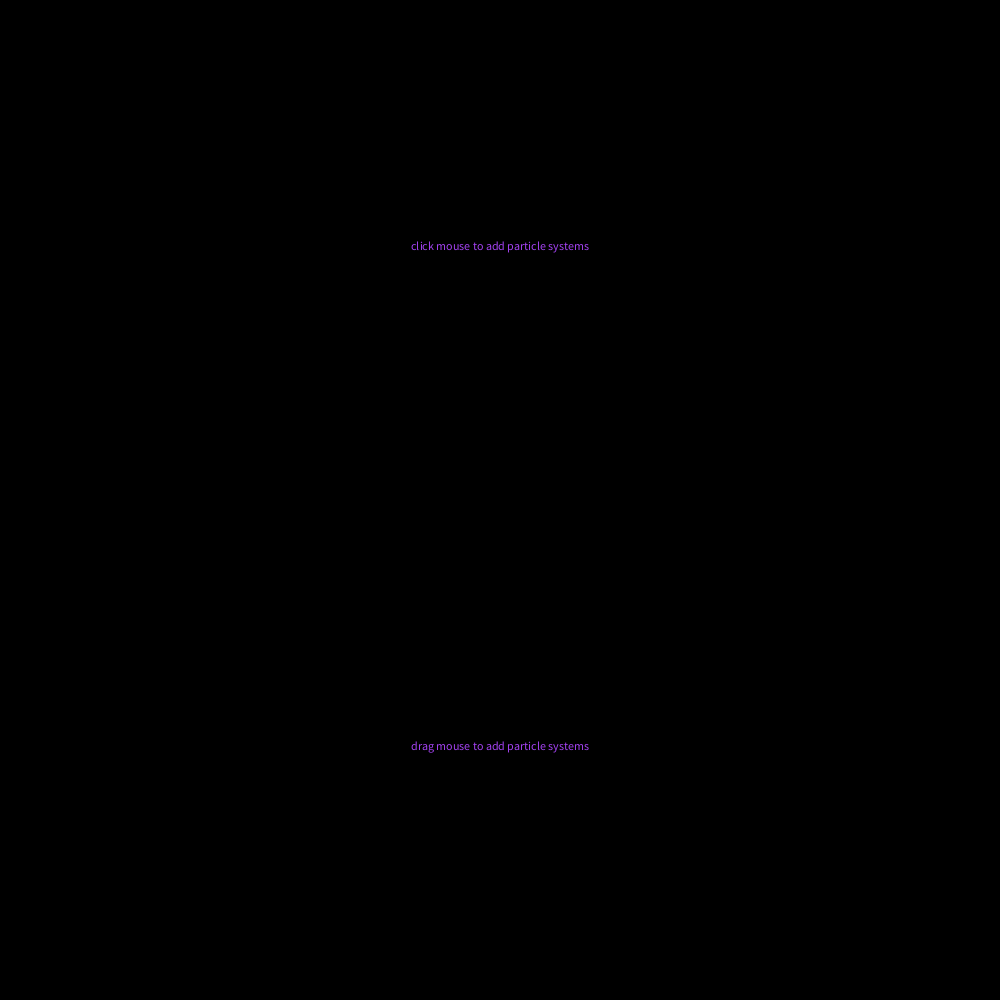
Frame 1 (no input)
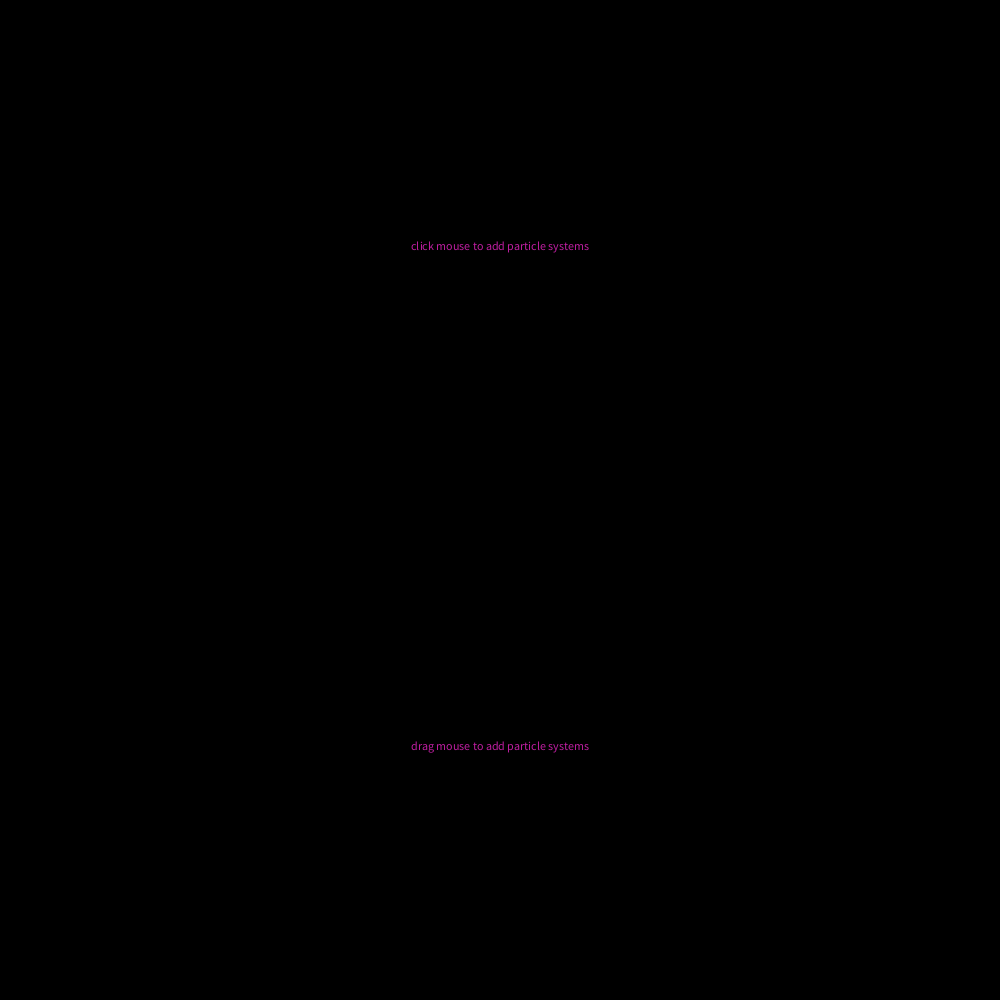
Frame 60 (the mouse pressed at the canvas centre just before this capture)
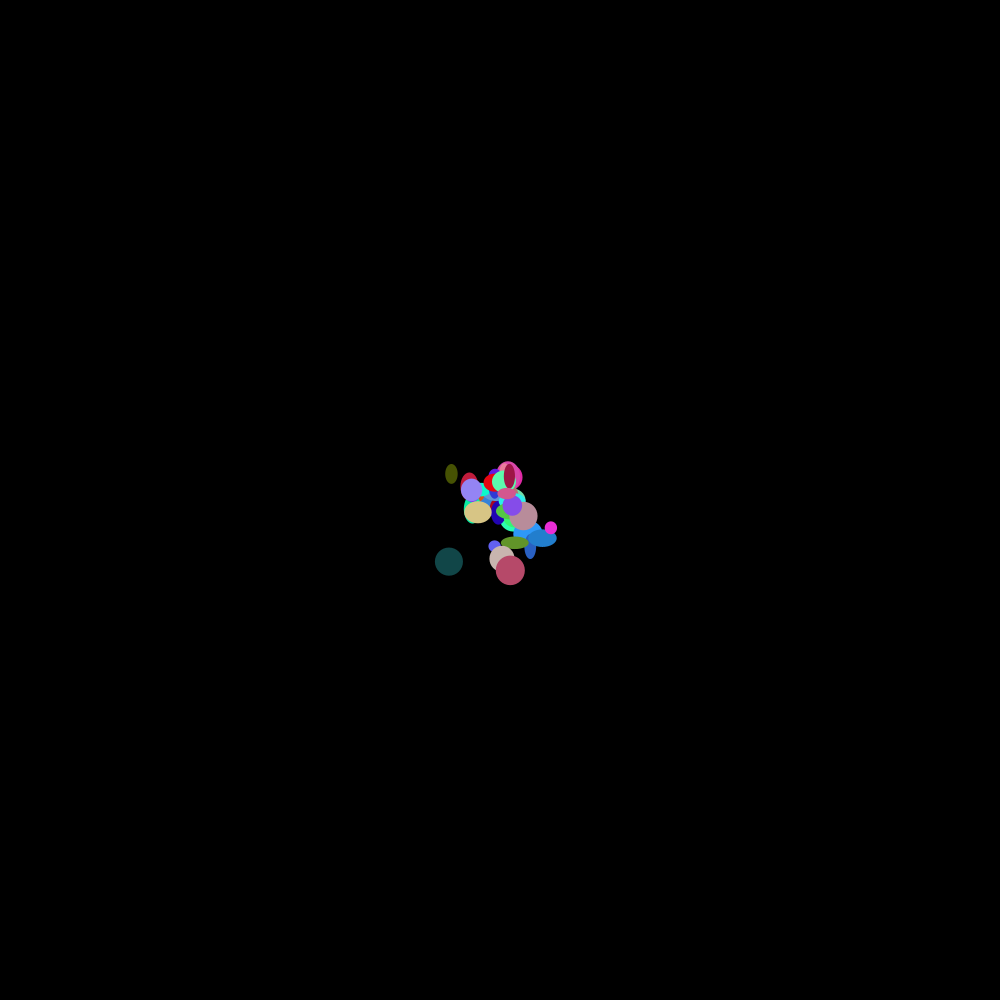
Frame 120 (the mouse held since frame 60 and released just before this capture)

The Processing sketch that drew these frames (run headless with seeded random() and noise(); from frame 60 on, the mouse is pressed at the canvas centre):

// Processing sketch: sketch_6
// ── sketch_6.pde
ArrayList<ParticleSystem> systems;

void setup() {
  size(1000,1000);
  systems = new ArrayList<ParticleSystem>();
}

void draw() {
  background(0);
  for (ParticleSystem ps : systems) {
    ps.run();
    ps.addParticle();
  }
  if (systems.isEmpty()) {
    fill(random(0,255),random(0,255),random(0,255));
    textAlign(CENTER);
    text("click mouse to add particle systems", width/2, height*1/4);
    text("drag mouse to add particle systems", width/2, height*3/4);
  }
}

void mousePressed() {
  systems.add(new ParticleSystem(1, new PVector(mouseX, mouseY)));

}

void mouseDragged() {
  systems.add(new ParticleSystem(1, new PVector(mouseX, mouseY)));
}

// ── CP.pde
class CrazyParticle extends Particle {

  float theta;

  CrazyParticle(PVector l) {

    super(l);

    theta = 0.0;
  }

  
  void update() {
    super.update();

    float theta_vel = (velocity.x * velocity.mag()) / 10.0f;
    theta += theta_vel;
  }

  void display() {

    super.display();

    pushMatrix();
    translate(position.x, position.y);
    rotate(theta);
    stroke(255, lifespan);
  
    popMatrix();
  }
}

// ── P.pde
class Particle {
  PVector position;
  PVector velocity;
  PVector acceleration;
  float lifespan;

  Particle(PVector l) {
    acceleration = new PVector(0, 0.05);
    velocity = new PVector(random(-1, 1), random(-2, 0));
    position = l.copy();
    lifespan = 255.0;
  }

  void run() {
    update();
    display();
  }

 
  void update() {
    velocity.add(acceleration);
    position.add(velocity);
    lifespan -= 2.0;
  }

 
  void display() {
    noStroke();
    fill(random(0,255),random(0,255),random(0,255),lifespan*random(1,30));
    ellipse(position.x, position.y, random(10,30),random(10,30));
    
  }

  
  boolean isDead() {
    return (lifespan < 0.0);
  }
}

// ── PS.pde
class ParticleSystem {

  ArrayList<Particle> particles;    
  PVector origin;                   

  ParticleSystem(int num, PVector v) {
    particles = new ArrayList<Particle>();   
    origin = v.copy();                       
    for (int i = 0; i < num; i++) {
      particles.add(new Particle(origin));    
    }
  }


  void run() {

    for (int i = particles.size()-1; i >= 0; i--) {
      Particle p = particles.get(i);
      p.run();
      if (p.isDead()) {
        particles.remove(i);
      }
    }
  }

  void addParticle() {
    Particle p;

    if (int(random(0, 2)) == 0) {
      p = new Particle(origin);
    } 
    else {
      p = new CrazyParticle(origin);
    }
    particles.add(p);
  }

  void addParticle(Particle p) {
    particles.add(p);
  }


  boolean dead() {
    return particles.isEmpty();
  }
}
